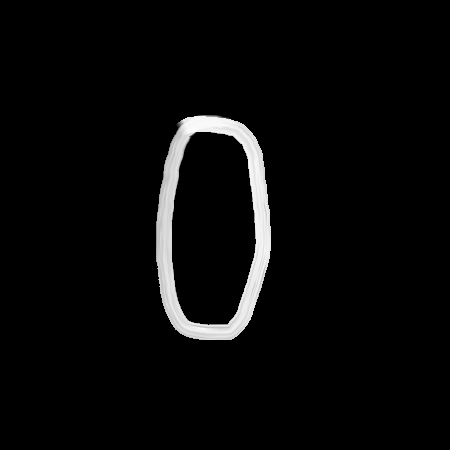
#> input picture caputred images/0/3.png, 450 x 450 px, found by its file name
$ jupyter execute --allow-errors 'Math Eqs.ipynb'
#> lines starting #> are read from the running program, lines starting #| are printed output that depends on the picture; after the words box and inside, x2 and y2 are one past the last pixel; in counts of white or black regions, pixels touching at a corner belong together
[cell 1]
import tensorflow as tf
import cv2
import numpy as np
import matplotlib.pyplot as plt

[cell 2]
# Function to remove any unnecessory small blobs
def remove_small_contours(rects):
    for i, (x,y,w,h) in enumerate(rects):
        if w*h < 50 :
            rects.pop(i)
    return rects

[cell 3]
def label(one_hot_arr):
    labels = '+ - 0 1 2 3 4 5 6 7 8 9 / *'.split()
    index = np.argmax(one_hot_arr)
    return labels[index]

[cell 4]
img = cv2.imread("/content/3.png")
#> img is the input picture: shape (450, 450, 3); min 0, max 252, mean 9
img = cv2.resize(img, (300,256), interpolation=cv2.INTER_AREA)
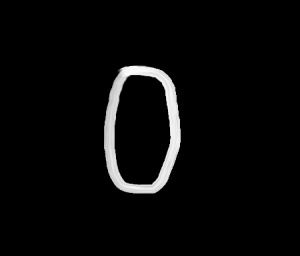
#> img: shape (256, 300, 3); min 0, max 251, mean 9
gray = cv2.cvtColor(img, cv2.COLOR_BGR2GRAY)

# The images in the dataset have white background and black color for the digtis
# However its much more efficient to find contours on an image with BLACK BACKGROUND
# so we threshold the image in both BINARY(black img, white bg) and BINARY_INV(white img, black bg) and
# detect contours on "threshInv" and perform model prediction on "thresh"
_, threshInv = cv2.threshold(gray, 120, 255, cv2.THRESH_BINARY_INV)
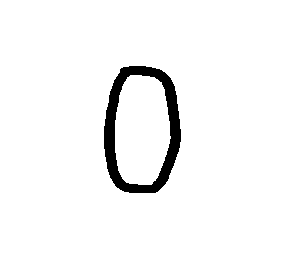
#> threshInv: shape (256, 300); 96% white; 1 black region, box (x1, y1, x2, y2) and area: (104, 66, 181, 193) 3081
_, thresh = cv2.threshold(gray,120, 255, cv2.THRESH_BINARY)
contours, _ = cv2.findContours(threshInv, cv2.RETR_EXTERNAL, cv2.CHAIN_APPROX_SIMPLE)
#> contours = [[[0, 0], [0, 255], [299, 255], [299, 0]]]

preprocessed_digits = []

# Put all the rectangle coordinates of the contours in a list
rects = []
for c in contours:
    rects.append(cv2.boundingRect(c))
#> this loop made 1 pass
#> c on pass 1: [[0, 0], [0, 255], [299, 255], [299, 0]]
#> after the loop, rects = [(0, 0, 300, 256)]

# remove small blobs if any
processed_contours = remove_small_contours(rects)
#> the loop in remove_small_contours, `for i, (x,y,w,h) in enumerate(rects):` made 1 pass
#> processed_contours = [(0, 0, 300, 256)]
# sort the contours from left to right so that the model predicts the digtis/operators in order
sorted_contours = sorted(processed_contours)
#> sorted_contours = [(0, 0, 300, 256)]

for (x,y,w,h) in sorted_contours:
    # speical case for - sign. Pad top and bottom
    if w>2*h:
        cv2.rectangle(img, (x,y), (x+w,y+h), (0,255,0), 2)
        digit = thresh[y:y+h, x:x+w]
        padded_digit = np.pad(digit, ((15,15),(0,0)), mode='constant', constant_values=255)
        padded_digit = cv2.resize(padded_digit, (32,32), interpolation=cv2.INTER_AREA)

    else:
        cv2.rectangle(img, (x,y), (x+w,y+h), (0,255,0), 2)
        # extract the digit
        digit = thresh[y:y+h, x:x+w]
        # pad some white pixels to the extracted image for better prediction results
        resized_digit = cv2.resize(digit, (26,26), interpolation=cv2.INTER_AREA)
        padded_digit = np.pad(resized_digit, ((3,3),(3,3)), mode='constant', constant_values=255)

    preprocessed_digits.append(padded_digit)
#> this loop made 1 pass
#> pass 1, `resized_digit = cv2.resize(digit, (26,26), interpolation=cv2.INTER_AREA)`:
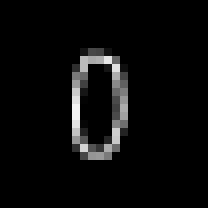
#> resized_digit: shape (26, 26) (shown 8 times larger); min 0, max 243, mean 10.2
#> pass 1, `padded_digit = np.pad(resized_digit, ((3,3),(3,3)), mode='constant', c..`:
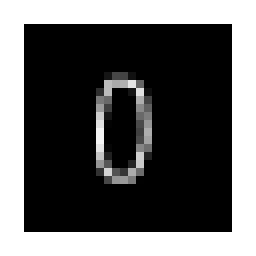
#> padded_digit: shape (32, 32) (shown 8 times larger); min 0, max 255, mean 93.4
#> after the loop:
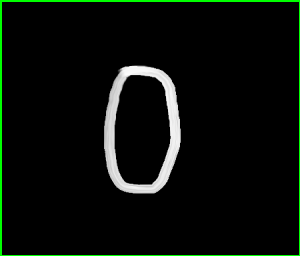
#> img: shape (256, 300, 3); 2.16% of pixels changed, all inside (x1, y1, x2, y2) = (0, 0, 300, 256)
#> after the loop, preprocessed_digits = 1 item

cv2.imshow("img", img)
cv2.imshow("threshInv", threshInv)
cv2.waitKey(0)
cv2.destroyAllWindows()

$ run again, with caputred images/0/1.png copied over caputred images/0/3.png
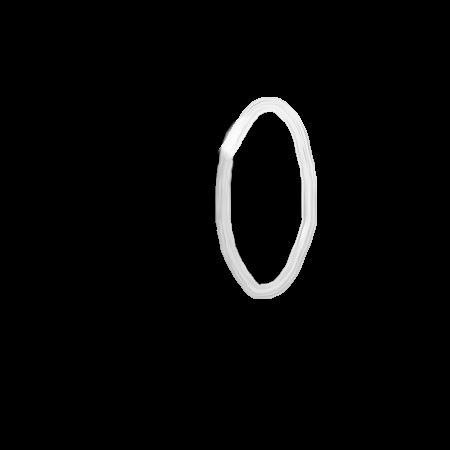
#> input picture caputred images/0/1.png, 450 x 450 px, found by its file name
#> img is the input picture: shape (450, 450, 3); min 0, max 252, mean 7.6
#> `_, threshInv = cv2.threshold(gray, 120, 255, cv2.THRESH_BINARY_INV)`:
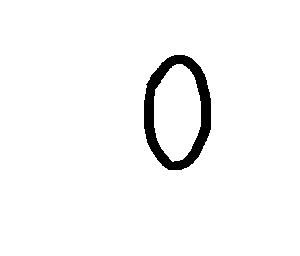
#> threshInv: shape (256, 300); 96.6% white; 1 black region, box (x1, y1, x2, y2) and area: (144, 55, 211, 170) 2606
#> contours = [[[0, 0], [0, 255], [299, 255], [299, 0]]]
#> the loop `for c in contours:` made 1 pass
#> c on pass 1: [[0, 0], [0, 255], [299, 255], [299, 0]]
#> after the loop `for c in contours:`: rects = [(0, 0, 300, 256)]
#> the loop in remove_small_contours, `for i, (x,y,w,h) in enumerate(rects):` made 1 pass
#> the loop `for (x,y,w,h) in sorted_contours:` made 1 pass
#> after the loop `for (x,y,w,h) in sorted_contours:`:
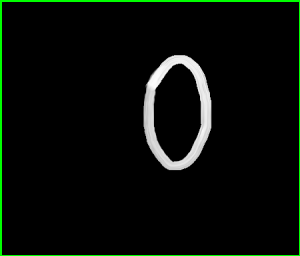
#> img: shape (256, 300, 3); mean B, G, R 7.6, 13.1, 7.6
#> after the loop `for (x,y,w,h) in sorted_contours:`: preprocessed_digits = 1 item
